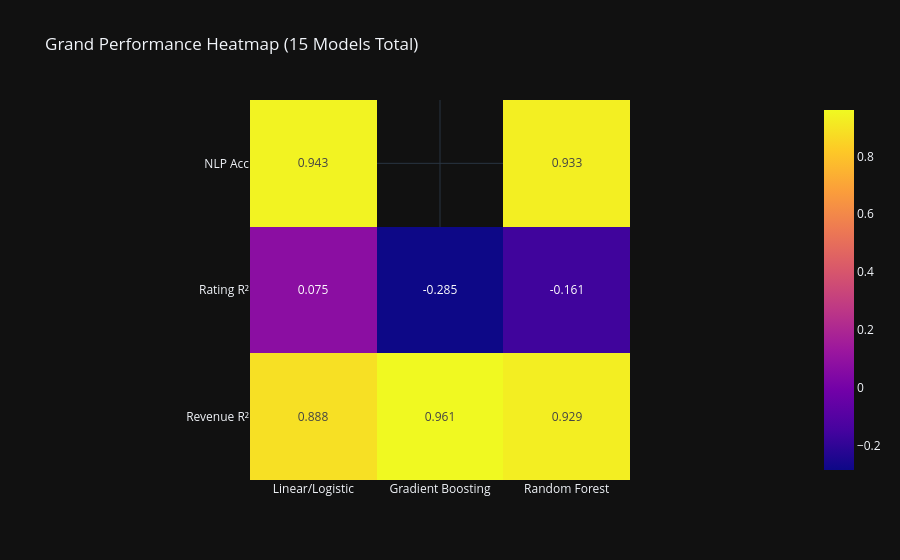

Write notebook code for a chart like this one.
### Markdown cell above
## Step 10 — Grand Model Comparison & Heatmap

### Code cell
# ── Master Summary Table ─────────────────────────────────────────────────────
rows = []
best_nlp_idx = nlp_results_df['Test Acc'].idxmax()

for idx, r in nlp_results_df.iterrows():
    rows.append({
        'Task': 'I-NLP', 'Algorithm': f"{r['Algorithm']} ({r['Matrix']})", 
        'Test Score': f"{r['Test Acc']:.4f} Acc", 'CV Score': f"{r['CV Acc']:.4f}",
        'Best?': '🏆' if idx == best_nlp_idx else ''
    })

for n, i in reg2_results.items():
    rows.append({
        'Task': 'II-Rating', 'Algorithm': n,
        'Test Score': f"{i['r2_te']:.4f} R²", 'CV Score': f"{cv_summary2[n].mean():.4f}",
        'Best?': '🏆' if n == best_reg2 else ''
    })

for n, i in reg3_results.items():
    rows.append({
        'Task': 'III-Revenue', 'Algorithm': n,
        'Test Score': f"{i['r2_te']:.4f} R²", 'CV Score': f"{cv_summary3[n].mean():.4f}",
        'Best?': '🏆' if n == best_reg3 else ''
    })

master_df = pd.DataFrame(rows)
display(master_df.set_index(['Task','Algorithm']))

import plotly.express as px
best_nlp = nlp_results_df.loc[best_nlp_idx]
heat_data = {
    'Linear/Logistic': [best_nlp['Test Acc'], reg2_results['Linear Regression']['r2_te'], reg3_results['Linear Regression']['r2_te']],
    'Gradient Boosting': [np.nan, reg2_results['Gradient Boosting']['r2_te'], reg3_results['Gradient Boosting']['r2_te']],
    'Random Forest': [nlp_results_df[nlp_results_df['Algorithm'].str.contains('Random Forest')]['Test Acc'].max(), reg2_results['Random Forest']['r2_te'], reg3_results['Random Forest']['r2_te']]
}
heat_df = pd.DataFrame(heat_data, index=['NLP Acc', 'Rating R²', 'Revenue R²'])
px.imshow(heat_df, text_auto='.3f', template='plotly_dark', title='Grand Performance Heatmap (15 Models Total)').show()

### Figure 1 — Plotly figure (JSON) as saved in the notebook; plotly's stock layout.template omitted (floating-point values rounded to 4 significant figures)
{"data": [{"coloraxis": "coloraxis", "hovertemplate": "x: %{x}<br>y: %{y}<br>color: %{z}<extra></extra>", "name": "0", "texttemplate": "%{z:.3f}", "type": "heatmap", "x": ["Linear/Logistic", "Gradient Boosting", "Random Forest"], "xaxis": "x", "y": ["NLP Acc", "Rating R²", "Revenue R²"], "yaxis": "y", "z": [[0.9428, null, 0.9327], [0.07466, -0.2853, -0.1614], [0.8877, 0.961, 0.9294]]}], "layout": {"coloraxis": {"colorscale": [[0, "#0d0887"], [0.1111, "#46039f"], [0.2222, "#7201a8"], [0.3333, "#9c179e"], [0.4444, "#bd3786"], [0.5556, "#d8576b"], [0.6667, "#ed7953"], [0.7778, "#fb9f3a"], [0.8889, "#fdca26"], [1, "#f0f921"]]}, "title": {"text": "Grand Performance Heatmap (15 Models Total)"}, "xaxis": {"anchor": "y", "constrain": "domain", "domain": [0, 1], "scaleanchor": "y"}, "yaxis": {"anchor": "x", "autorange": "reversed", "constrain": "domain", "domain": [0, 1]}}}
